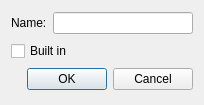
<?xml version="1.0" encoding="UTF-8"?>
<ui version="4.0">
 <class>DialogAddBackgroundImage</class>
 <widget class="QDialog" name="DialogAddBackgroundImage">
  <property name="geometry">
   <rect>
    <x>0</x>
    <y>0</y>
    <width>204</width>
    <height>105</height>
   </rect>
  </property>
  <property name="windowTitle">
   <string>Background image</string>
  </property>
  <property name="windowIcon">
   <iconset resource="../../../libs/vmisc/share/resources/icon.qrc">
    <normaloff>:/icon/64x64/icon64x64.png</normaloff>:/icon/64x64/icon64x64.png</iconset>
  </property>
  <layout class="QVBoxLayout" name="verticalLayout">
   <item>
    <layout class="QHBoxLayout" name="horizontalLayout">
     <item>
      <widget class="QLabel" name="label">
       <property name="text">
        <string>Name:</string>
       </property>
      </widget>
     </item>
     <item>
      <widget class="QLineEdit" name="lineEditName"/>
     </item>
    </layout>
   </item>
   <item>
    <widget class="QCheckBox" name="checkBoxBuiltIn">
     <property name="toolTip">
      <string>Determine should an image built in or added as path to the file.</string>
     </property>
     <property name="text">
      <string>Built in</string>
     </property>
    </widget>
   </item>
   <item>
    <widget class="QDialogButtonBox" name="buttonBox">
     <property name="orientation">
      <enum>Qt::Horizontal</enum>
     </property>
     <property name="standardButtons">
      <set>QDialogButtonBox::Cancel|QDialogButtonBox::Ok</set>
     </property>
    </widget>
   </item>
  </layout>
 </widget>
 <resources>
  <include location="../../../libs/vmisc/share/resources/icon.qrc"/>
 </resources>
 <connections>
  <connection>
   <sender>buttonBox</sender>
   <signal>accepted()</signal>
   <receiver>DialogAddBackgroundImage</receiver>
   <slot>accept()</slot>
   <hints>
    <hint type="sourcelabel">
     <x>248</x>
     <y>254</y>
    </hint>
    <hint type="destinationlabel">
     <x>157</x>
     <y>274</y>
    </hint>
   </hints>
  </connection>
  <connection>
   <sender>buttonBox</sender>
   <signal>rejected()</signal>
   <receiver>DialogAddBackgroundImage</receiver>
   <slot>reject()</slot>
   <hints>
    <hint type="sourcelabel">
     <x>316</x>
     <y>260</y>
    </hint>
    <hint type="destinationlabel">
     <x>286</x>
     <y>274</y>
    </hint>
   </hints>
  </connection>
 </connections>
</ui>
